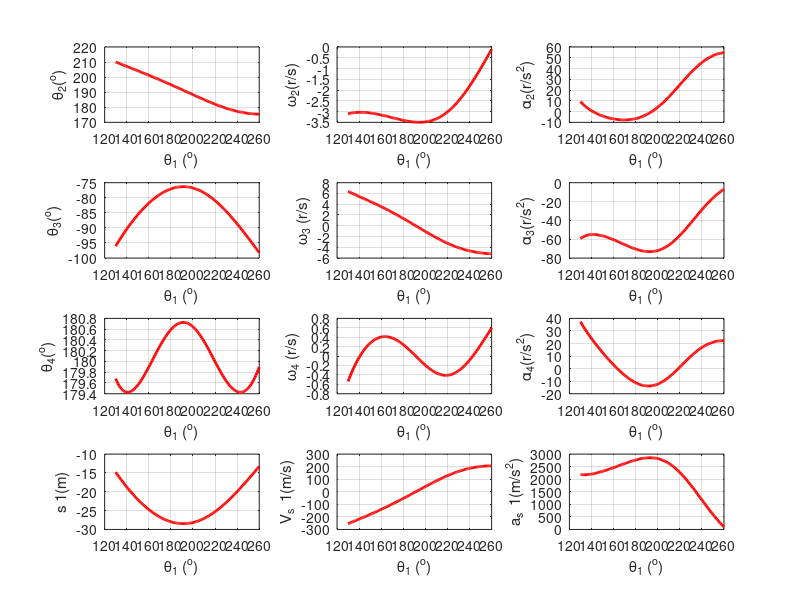

Write the MATLAB code that produced this figure.
% Defining the physical parameters of the mechanism in meters
AB = 20;  % Length of arm AB
BC = 60;  % Length of arm BC
CD = 40;  % Length of arm CD
DE = 40;  % Length of arm DE
CE = 80;  % Length of arm CE
EF = 50;  % Length of arm EF
D_x = 69; % X-coordinate of point D
D_y = 54.5; % Y-coordinate of point D
h = 39.5;  % Height parameter

% Defining the maximum number of iterations for the solver
Nmax = 1000;

% Initial guess values for theta2, theta3, theta4, and s1 (in radians)
x = [210.05 * pi / 180, -96.038 * pi / 180, 179.68 * pi / 180, -14.793];

% Defining the error tolerance relative to the initial guess
xe = 0.00001 * abs(x);

% System inputs: Angular position, velocity and acceleration of theta1
dth = 2 * pi / 360; % Increment for theta1
theta1 = 130 * pi / 180 : dth : 260 * pi / 180; % Range of theta1
w_theta1 = 10.4719755 * ones(1, length(theta1)); % Constant angular velocity of theta1 (100 RPM)
acc_theta1 = zeros(1, length(theta1)); % Constant angular acceleration of theta1 (0)

% Transposing the error tolerance for calculation convenience
xe = transpose(abs(xe));

% Initializing convergence check
kerr = 1; % If kerr = 1, results have not converged

% Main loop over the range of theta1
for t = 1:length(theta1)

    % Iterative solver loop
    for n = 1:Nmax
        % Assigning the initial guess values to the unknowns
        theta2(t) = x(1);
        theta3(t) = x(2);
        theta4(t) = x(3);
        s1(t) = x(4);

        % Constructing the Jacobian matrix
        J = zeros(4, 4);
        J(1, 1) = BC * cos(theta2(t));
        J(1, 2) = CD * cos(theta3(t));
        % Rest of the Jacobian matrix is zero for the first row
        J(2, 1) = -BC * sin(theta2(t));
        J(2, 2) = -CD * sin(theta3(t));
        % Rest of the Jacobian matrix is zero for the second row
        J(3, 2) = DE * cos(theta3(t));
        J(3, 3) = EF * cos(theta4(t));
        % Rest of the Jacobian matrix is zero for the third row
        J(4, 2) = -DE * sin(theta3(t));
        J(4, 3) = -EF * sin(theta4(t));
        J(4, 4) = 1;

        % Defining the function f for the solver
        f = zeros(4, 1);
        f(1) = -(AB * sin(theta1(t)) + BC * sin(theta2(t)) + CD * sin(theta3(t)) + D_y);
        f(2) = -(AB * cos(theta1(t)) + BC * cos(theta2(t)) + CD * cos(theta3(t)) + D_x);
        f(3) = -(DE * sin(theta3(t)) + EF * sin(theta4(t)) + h);
        f(4) = -(DE * cos(theta3(t)) + EF * cos(theta4(t)) + D_x + s1(t));

        % Solving for the increments
        eps = inv(J) * f;
        x = x + transpose(eps);

        % Check if the solution has converged
        if abs(eps) < xe
            kerr = 0;
            break;
        end
    end

    % Error message if the solution has not converged
    if kerr == 1
        disp('Error: Solution has not converged');
    end

    % Updating the solution for the current iteration
    theta2(t) = x(1);
    theta3(t) = x(2);
    theta4(t) = x(3);
    s(t) = x(4);

    % Velocity Analysis
    fv = zeros(4, 1);
    fv(1) = -(AB * cos(theta1(t)) * w_theta1(t));
    fv(2) = -(-AB * sin(theta1(t)) * w_theta1(t));
    % fv(3) and fv(4) remain zero

    % Calculating the velocity
    vel = inv(J) * fv;
    w_theta2(t) = vel(1);
    w_theta3(t) = vel(2);
    w_theta4(t) = vel(3);
    w_s1(t) = vel(4);

    % Acceleration Analysis
    fa = zeros(4, 1);
    fa(1) = -(AB * cos(theta1(t)) * acc_theta1(t) - BC * sin(theta2(t)) * w_theta2(t)^2 - CD * sin(theta3(t)) * w_theta3(t)^2 - AB * sin(theta1(t)) * w_theta1(t)^2);
    fa(2) = -(-AB * cos(theta1(t)) * w_theta1(t)^2 - BC * cos(theta2(t)) * w_theta2(t)^2 - CD * cos(theta3(t)) * w_theta3(t)^2 - AB * sin(theta1(t)) * acc_theta1(t));
    fa(3) = -(-EF * sin(theta4(t)) * w_theta4(t)^2 - DE * sin(theta3(t)) * w_theta3(t)^2);
    fa(4) = -(-EF * cos(theta4(t)) * w_theta4(t)^2 - DE * cos(theta3(t)) * w_theta3(t)^2);

    % Calculating the acceleration
    acc = inv(J) * fa;
    acc_theta2(t) = acc(1);
    acc_theta3(t) = acc(2);
    acc_theta4(t) = acc(3);
    acc_s1(t) = acc(4);
end

% Converting angles from radians to degrees for plotting
theta1d = theta1 * 180 / pi;
theta2d = theta2 * 180 / pi;
theta3d = theta3 * 180 / pi;
theta4d = theta4 * 180 / pi;

% Plotting the results
figure(1);
% Plotting theta2 vs theta1
subplot(4, 3, 1), plot(theta1d, theta2d, 'r', 'linewidth', 2), xlabel('\theta_1 (^o)'), ylabel('\theta_2(^o)'), grid on;
% Plotting angular velocity of theta2 vs theta1
subplot(4, 3, 2), plot(theta1d, w_theta2, 'r', 'linewidth', 2), xlabel('\theta_1 (^o)'), ylabel('\omega_2(r/s)'), grid on;
% Plotting angular acceleration of theta2 vs theta1
subplot(4, 3, 3), plot(theta1d, acc_theta2, 'r', 'linewidth', 2), xlabel('\theta_1 (^o)'), ylabel('\alpha_2(r/s^2)'), grid on;
% Plotting theta3 vs theta1
subplot(4, 3, 4), plot(theta1d, theta3d, 'r', 'linewidth', 2), xlabel('\theta_1 (^o)'), ylabel('\theta_3(^o)'), grid on;
% Plotting angular velocity of theta3 vs theta1
subplot(4, 3, 5), plot(theta1d, w_theta3, 'r', 'linewidth', 2), xlabel('\theta_1 (^o)'), ylabel('\omega_3 (r/s)'), grid on;
% Plotting angular acceleration of theta3 vs theta1
subplot(4, 3, 6), plot(theta1d, acc_theta3, 'r', 'linewidth', 2), xlabel('\theta_1 (^o)'), ylabel('\alpha_3(r/s^2)'), grid on;
% Plotting theta4 vs theta1
subplot(4, 3, 7), plot(theta1d, theta4d, 'r', 'linewidth', 2), xlabel('\theta_1 (^o)'), ylabel('\theta_4(^o)'), grid on;
% Plotting angular velocity of theta4 vs theta1
subplot(4, 3, 8), plot(theta1d, w_theta4, 'r', 'linewidth', 2), xlabel('\theta_1 (^o)'), ylabel('\omega_4 (r/s)'), grid on;
% Plotting angular acceleration of theta4 vs theta1
subplot(4, 3, 9), plot(theta1d, acc_theta4, 'r', 'linewidth', 2), xlabel('\theta_1 (^o)'), ylabel('\alpha_4(r/s^2)'), grid on;
% Plotting s vs theta1
subplot(4, 3, 10), plot(theta1d, s, 'r', 'linewidth', 2), xlabel('\theta_1 (^o)'), ylabel('s_ 1(m)'), grid on;
% Plotting velocity of s vs theta1
subplot(4, 3, 11), plot(theta1d, w_s1, 'r', 'linewidth', 2), xlabel('\theta_1 (^o)'), ylabel('V_s _ 1(m/s)'), grid on;
% Plotting acceleration of s vs theta1
subplot(4, 3, 12), plot(theta1d, acc_s1, 'r', 'linewidth', 2), xlabel('\theta_1 (^o)'), ylabel('a_s _ 1(m/s^2)'), grid on;
